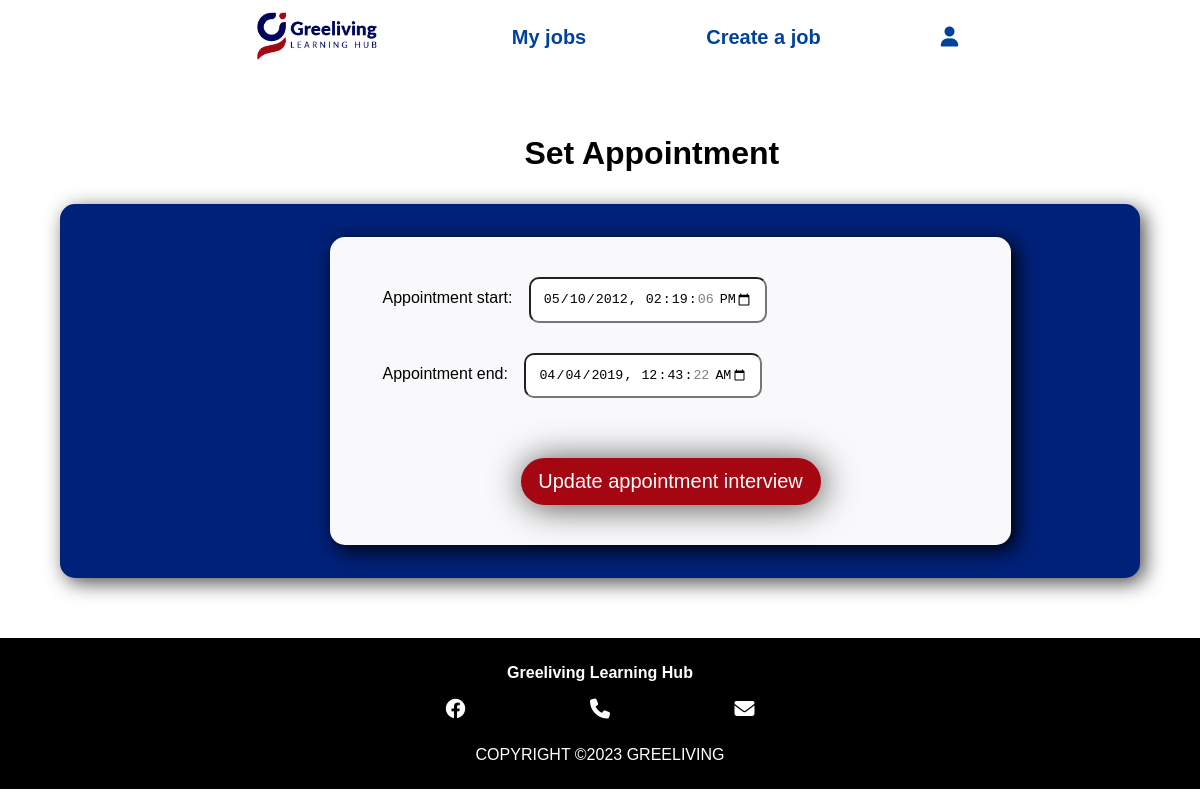
Page /GLH/change_appointment.php?jobApplicationId=938 (signed in) on the committed database.
### tables this page shows
CREATE TABLE `tbljobapplicationappointment` (
  `jobApplicationId` int(11) NOT NULL,
  `appointmentStart` datetime NOT NULL,
  `appointmentEnd` datetime NOT NULL
);

### GLH/change_appointment.php (the view, shortened to what this page needs)
<?php
require_once("settings.php");
$jobApplicationId = $_GET['jobApplicationId'];
$conn = @mysqli_connect($host, $user, $pwd, $sql_db) or die ("Unable to connect");
$existingAppointmentQuery = "SELECT * FROM tbljobapplicationappointment WHERE jobApplicationId = $jobApplicationId";
$existingAppointmentResult = mysqli_query($conn, $existingAppointmentQuery);
$existingAppointmentDetails = mysqli_fetch_assoc($existingAppointmentResult);
$existingAppointmentStart = '';
$existingAppointmentEnd = '';
if (isset($existingAppointmentDetails['appointmentStart'])) {
    $existingAppointmentStart = $existingAppointmentDetails['appointmentStart'];
}
if (isset($existingAppointmentDetails['appointmentEnd'])) {
    $existingAppointmentEnd = $existingAppointmentDetails['appointmentEnd'];
}
?>
<!DOCTYPE html>
<html lang="en">
<head>
    <link rel="stylesheet" href="https://cdnjs.cloudflare.com/ajax/libs/font-awesome/6.1.1/css/all.min.css" />
    <link rel="stylesheet" href="styles/style.css">
</head>
<body>
    <?php
        include 'includes/header_employer.inc';
    ?>
    <main>
        <div class="change-appointment-section">
            <h1>Set Appointment</h1>
            <form action='change_appointment.php' method='GET' class="form-change-appointment">
                <div class="form-change-appointment-section">
                    <div class="form-change-appointment-element">
                        <label for="appointment_start">Appointment start:</label>
                        <input type="datetime-local" name="appointment_start" required id="appointment_start" value="<?php echo $existingAppointmentStart; ?>"></br>
                        <label for="appointment_end">Appointment end:</label>
                        <input type="datetime-local" name="appointment_end" required id="appointment_end" value ="<?php echo $existingAppointmentEnd; ?>"></br>
                    </div>
                    <input type='submit' name='update_appointment' value='Update appointment interview' class="form-change-status-button">
                </div>
            </form>
        </div>
    </main>
    <?php
        include 'includes/footer.inc';
    ?>
</body>
</html>

### GLH/styles/style.css (style rules this page uses)
html { scroll-behavior: smooth; }
body { margin: 0; font-family: Arial, Helvetica, sans-serif; }
.form-change-status-button { width: 250px; padding: 2%; border-radius: 1000px; background-color: #a40711; color: white; box-shadow: 2px 2px 35px rgb(78, 75, 75); border: none; font-size: 3vh; margin-left: 30%; margin-top: 5%; }
.change-appointment-section { margin: 5%; }
.change-appointment-section h1 { font-size: 4vh; margin-left: 43%; margin-bottom: 3%; }
.form-change-appointment { background-color: #002179; border-radius: 15px; box-shadow: 5px 5px 20px rgb(78, 78, 78); padding: 3% 0 3% 25%; }
.form-change-appointment-section { background-color: #f9f9fb; box-shadow: 5px 5px 20px rgb(0, 0, 0); border-radius: 15px; padding: 5%; width: 600px; }
.form-change-appointment-element input, .form-change-appointment-element label { width: 35%; padding: 2%; border-radius: 10px; margin-bottom: 5%; }
.form-change-status-button { width: 300px; padding: 2%; border-radius: 1000px; background-color: #a40711; color: white; box-shadow: 2px 2px 35px rgb(78, 75, 75); border: none; font-size: 2.5vh; margin-left: 25%; margin-top: 5%; }

### rows in the picture
tbljobapplicationappointment: appointment_start "05/10/2012 14:19:06", appointment_end "04/04/2019 00:43:22"
